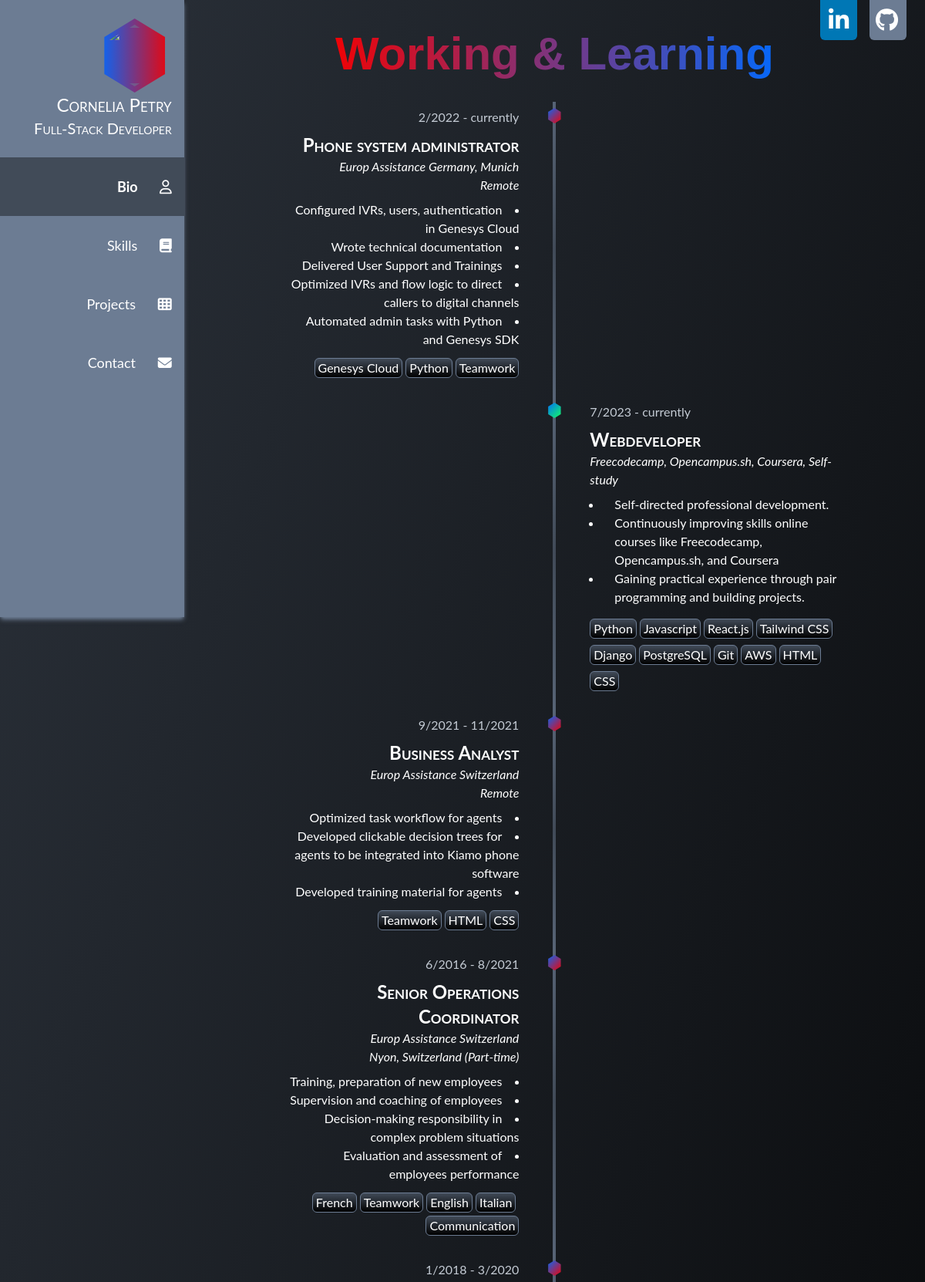
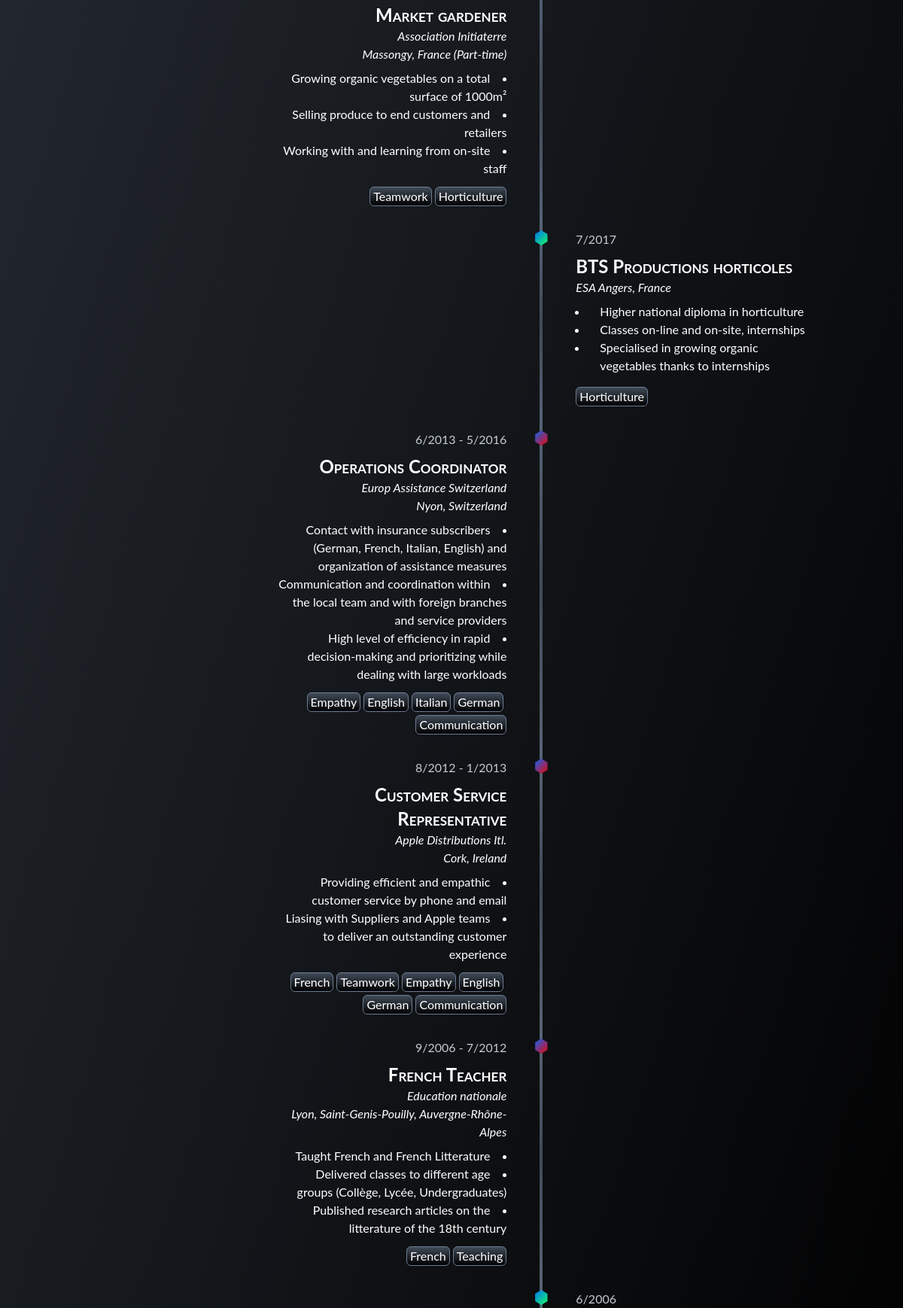
/bio/ (upper part), run on the app's committed database (2 pictures, top to bottom).
### portfolio_app/models.py (models this page shows, shortened)
class WorkExperience(models.Model):
    job_title = models.CharField(max_length=250)
    company = models.CharField(max_length=250)
    place = models.CharField(max_length=250)
    start_date = models.DateField("start date")
    end_date = models.DateField("end date", null=True, blank=True)
    skills = models.ManyToManyField(Skill)
    description = models.CharField(max_length=500, null=True, blank=True)

class Skill(models.Model):
    name = models.CharField(max_length=250)
    skill_type = models.CharField(max_length=50, choices=[("Coding", "Coding"), ("Tooling", "Tooling"), ("Databases", "Databases"), ("Others", "Others"), ("Languages", "Languages"), ("Soft Skills", "Soft Skills")])
    proficiency = models.CharField(max_length=500, null=True, blank=True)
    rating = models.IntegerField(null=True, blank=True)
    def __str__(self):
        return self.name

class Education(models.Model):
    name = models.CharField(max_length=250)
    edu_type = models.CharField(choices=[("diploma", "diploma"), ("certificate", "certificate"), ("studying", "studying")], max_length=250)
    school = models.CharField(max_length=250)
    start_date = models.DateField("start date", null=True, blank=True)
    end_date = models.DateField("end date", null=True, blank=True)
    skills = models.ManyToManyField(Skill)
    description = models.CharField(max_length=250, null=True, blank=True)

### portfolio_app/views.py (the view)
# urls.py: path("bio/", views.bio, name="bio"),
def bio(request):
    def sort_by_date(item):
        return list(item.keys())[0]
    work_history = WorkExperience.objects.all()
    education = Education.objects.all()
    work_by_date = [{item.end_date if item.end_date is not None else date.today(): item} for item in work_history]
    education_by_date = [{item.end_date if item.end_date is not None else date.today(): item} for item in education]
    all_by_date = work_by_date + education_by_date
    all_by_date.sort(key=sort_by_date, reverse=True)
    context = {
        "all_by_date": all_by_date
    }
    return render(request, "portfolio_app/bio.html", context)

### portfolio_app/templatetags/portfolio_extras.py (called while the page is built)
@register.filter()
def anchor_color(path, args):
    args_lst = args.split(",")
    clean_args = [arg.strip(" ") for arg in args_lst]
    return (clean_args[1] if path == clean_args[0] else clean_args[2])

@register.filter()
def parse_items(args):
    arg_list = args.split("#")
    clean_args = [arg.strip(" ") for arg in arg_list]
    return (clean_args)

@register.filter()
def addstring(arg1, arg2):
    return str(arg1) + str(arg2)

### portfolio_app/templates/portfolio_app/bio.html (shortened to what this page needs)
{% extends "portfolio_app/base.html" %}
{% load portfolio_extras %}
{% block content %}
<div class="container">
    <h1 class="title">Working <br class="md:hidden"> & Learning</h1>
    {% for entry in all_by_date %}
    <div id={{"js__scroll_"|addstring:forloop.counter}} class="relative flex flex-col w-screen h-full bg-transparent lg:w-1 first:rounded-t-md last:rounded-b-md md:bg-gradient-to-b from-primary-600 via-primary-700 to-primary-600 ">
        {% for date, entry in entry.items %}
        {% if entry.company %}
        <div class="relative space-y-2 lg:text-right px-8 lg:-left-[24.75rem] js__work-item lg:w-96 pb-6">
            <div class="absolute w-5 h-5 -translate-x-6 lg:translate-x-0 lg:-right-6 bg-gradient-to-br top-2 from-accent to-action hexagon"></div>
                <p class="pl-2 text-primary-200 lg:pl-0 text-md">{{entry.start_date.month}}/{{entry.start_date.year}} -
                    {% if entry.end_date%}
                    {{entry.end_date.month}}/{{entry.end_date.year}}
                    {% else %}
                    currently
                    {% endif %}
                </p>
                <div class="lg:text-right">
                    <h2 class="text-2xl font-bold caps">{{ entry.job_title }}</h2>
                    <h3 class="italic">{{ entry.company }}</h3>
                    <p class="italic">{{ entry.place }}</p>
                    <ul class="mt-2 lg:pl-0">
                    {% for task in entry.description|parse_items %}
                    <li class="pl-4 list-disc lg:list-inside lg:-p-2 lg:rtl">{{ task }}</li>
                    {% endfor %}
                    </ul>
                <div>
                    <ul class="flex flex-wrap mt-2 lg:justify-end">
                    {% for skill in entry.skills.all %}
                    <li class="px-1 block mt-1 bg-gradient-to-b from-primary-700 to-black border-[0.1px] border-solid rounded-md [&:not(:last-child)]:mr-1 border-primary ">{{skill}}</li>
                    {% endfor %}
                    </ul>
                </div>
            </div>
        </div>
        {% else %}
        <div class="relative px-8 pb-6 space-y-2 js__edu-item lg:left-4 lg:w-96">
            <div class="absolute w-5 h-5 -translate-x-6 top-2 lg:translate-x-0 lg:-left-6 bg-gradient-to-br from-accent to-green hexagon"></div>
            <p class="pl-2 text-primary-200 lg:pl-0">
                {% if entry.start_date %}
                {{entry.start_date.month}}/{{entry.start_date.year}} -
                {% endif %}
                {% if entry.end_date%}
                {{entry.end_date.month}}/{{entry.end_date.year}}
                {% else %}
                currently
                {% endif %}
            </p>
            <div>
                <h2 class="text-2xl font-bold caps">{{ entry.name }}</h2>
                <h3 class="italic">{{ entry.school }}</h3>
                {% if entry.description %}
                <ul class="mt-2 lg:ml-4">
                    {% for task in entry.description|parse_items %}
                    <li class="pl-4 list-disc list-outside lg:-p-2">{{ task }}</li>
                    {% endfor %}
                </ul>
                {% endif %}
                <ul class="flex flex-wrap mt-2">
                    {% for skill in entry.skills.all %}
                    <li class="block mt-2 px-1 bg-gradient-to-b from-primary-700 to-black border-[0.1px] border-solid rounded-md [&:not(:last-child)]:mr-1 border-primary ">{{skill}}</li>
                    {% endfor %}
                </ul>
                </div>
            </div>
        {% endif %}
        {% endfor %}
    </div>
    {% endfor %}
</div>
{% endblock %}

### data on the page
WorkExperience: start_date.month "2", start_date.year "2022", shows "currently", job_title "Phone system administrator", company "Europ Assistance Germany, Munich", place "Remote", description "Configured IVRs, users, authentication in Genesys Cloud" "Wrote technical documentation" "Delivered User Support and Trainings" "Optimized IVRs and flow logic to direct callers to digital channels" "Automated admin tasks with Python and Genesys SDK"
Skill: name "Genesys Cloud"
Skill: name "Python"
Skill: name "Teamwork"
Education: start_date.month "7", start_date.year "2023", shows "currently", name "Webdeveloper", school "Freecodecamp, Opencampus.sh, Coursera, Self-study", description "Self-directed professional development." "Continuously improving skills online courses like Freecodecamp, Opencampus.sh, and Coursera" "Gaining practical experience through pair programming and building projects."
Skill: name "Javascript"
Skill: name "React.js"
Skill: name "Tailwind CSS"
Skill: name "Django"
Skill: name "PostgreSQL"
Skill: name "Git"
Skill: name "AWS"
Skill: name "HTML"
Skill: name "CSS"
WorkExperience: start_date.month "9", start_date.year "2021", end_date.month "11", end_date.year "2021", job_title "Business Analyst", company "Europ Assistance Switzerland", place "Remote", description "Optimized task workflow for agents" "Developed clickable decision trees for agents to be integrated into Kiamo phone software" "Developed training material for agents"
WorkExperience: start_date.month "6", start_date.year "2016", end_date.month "8", end_date.year "2021", job_title "Senior Operations Coordinator", company "Europ Assistance Switzerland", place "Nyon, Switzerland (Part-time)", description "Training, preparation of new employees" "Supervision and coaching of employees" "Decision-making responsibility in complex problem situations" "Evaluation and assessment of employees performance"
Skill: name "French"
Skill: name "English"
Skill: name "Italian"
Skill: name "Communication"
WorkExperience: start_date.month "1", start_date.year "2018", end_date.month "3", end_date.year "2020", job_title "Market gardener", company "Association Initiaterre", place "Massongy, France (Part-time)", description "Growing organic vegetables on a total surface of 1000m²" "Selling produce to end customers and retailers" "Working with and learning from on-site staff"
Skill: name "Horticulture"
Education: end_date.month "7", end_date.year "2017", name "BTS Productions horticoles", school "ESA Angers, France", description "Higher national diploma in horticulture" "Classes on-line and on-site, internships" "Specialised in growing organic vegetables thanks to internships"
WorkExperience: start_date.month "6", start_date.year "2013", end_date.month "5", end_date.year "2016", job_title "Operations Coordinator", company "Europ Assistance Switzerland", place "Nyon, Switzerland", description "Contact with insurance subscribers (German, French, Italian, English) and organization of assistance measures" "Communication and coordination within the local team and with foreign branches and service providers" "High level of efficiency in rapid decision-making and prioritizing while dealing with large workloads"
Skill: name "Empathy"
Skill: name "German"
WorkExperience: start_date.month "8", start_date.year "2012", end_date.month "1", end_date.year "2013", job_title "Customer Service Representative", company "Apple Distributions Itl.", place "Cork, Ireland", description "Providing efficient and empathic customer service by phone and email" "Liasing with Suppliers and Apple teams to deliver an outstanding customer experience"
WorkExperience: start_date.month "9", start_date.year "2006", end_date.month "7", end_date.year "2012", job_title "French Teacher", company "Education nationale", place "Lyon, Saint-Genis-Pouilly, Auvergne-Rhône-Alpes", description "Taught French and French Litterature" "Delivered classes to different age groups (Collège, Lycée, Undergraduates)" "Published research articles on the litterature of the 18th century"
Skill: name "Teaching"
Education: end_date.month "6", end_date.year "2006"
